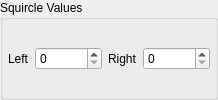
             <widget class="QGroupBox" name="gb_squircle">
              <property name="title">
               <string>Squircle Values</string>
              </property>
              <layout class="QHBoxLayout" name="layout_squircle">
               <property name="leftMargin">
                <number>5</number>
               </property>
               <property name="topMargin">
                <number>5</number>
               </property>
               <property name="rightMargin">
                <number>5</number>
               </property>
               <property name="bottomMargin">
                <number>5</number>
               </property>
               <item>
                <widget class="QLabel" name="label_squircle_left">
                 <property name="text">
                  <string>Left</string>
                 </property>
                </widget>
               </item>
               <item>
                <widget class="QSpinBox" name="squircle_left">
                 <property name="maximum">
                  <number>1000000</number>
                 </property>
                 <property name="singleStep">
                  <number>1000</number>
                 </property>
                </widget>
               </item>
               <item>
                <spacer name="spacer_squircle_left">
                 <property name="orientation">
                  <enum>Qt::Orientation::Horizontal</enum>
                 </property>
                 <property name="sizeHint" stdset="0">
                  <size>
                   <width>0</width>
                   <height>0</height>
                  </size>
                 </property>
                </spacer>
               </item>
               <item>
                <widget class="QLabel" name="label_squircle_right">
                 <property name="text">
                  <string>Right</string>
                 </property>
                </widget>
               </item>
               <item>
                <widget class="QSpinBox" name="squircle_right">
                 <property name="maximum">
                  <number>1000000</number>
                 </property>
                 <property name="singleStep">
                  <number>1000</number>
                 </property>
                </widget>
               </item>
               <item>
                <spacer name="spacer_squircle_right">
                 <property name="orientation">
                  <enum>Qt::Orientation::Horizontal</enum>
                 </property>
                 <property name="sizeHint" stdset="0">
                  <size>
                   <width>0</width>
                   <height>0</height>
                  </size>
                 </property>
                </spacer>
               </item>
              </layout>
             </widget>
